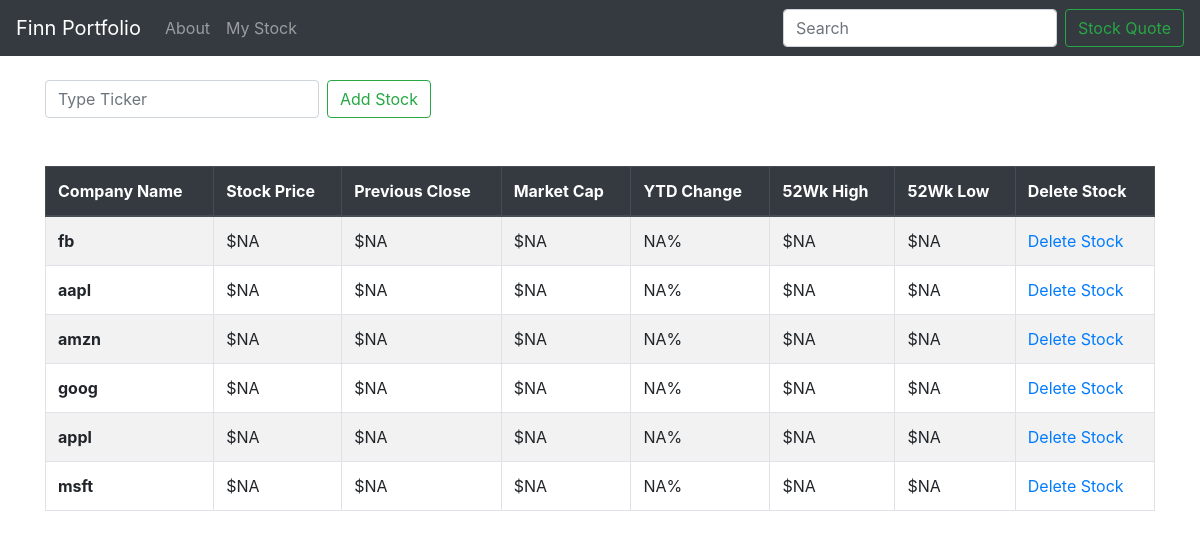
/add_stock, run on the app's committed database.
### quotes/models.py (models this page shows)
class Stock(models.Model):
    ticker = models.CharField(max_length=10)
    def __str__(self):
        return self.ticker

### quotes/views.py (the view)
# urls.py: path('add_stock', views.add_stock, name='add_stock'),
def add_stock(request):
	import requests
	import json
	if request.method == 'POST' and request.POST['ticker']:
		form = StockForm(request.POST or None)
		if form.is_valid():
			form.save()
			messages.success(request, ('Stock Has Been Added'))
			return redirect('add_stock')
	else:
		tickers = Stock.objects.all()
		apidata = []
		for ticker in tickers:
			try:
				api_request = requests.get(f'https://cloud.iexapis.com/stable/stock/{ticker}/quote?token=' + token)
				data = json.loads(api_request.content)
				print('FROM ADD_STOCK: Get API successfully')
			except Exception as e:
				data = {'companyName': ticker}
				print('FROM ADD_STOCK:', e)
			data['id'] = ticker.id
			apidata.append(data)
		return render(request, 'add_stock.html', {'apidata': apidata})

### quotes/templates/add_stock.html (shortened to what this page needs)
{% extends 'base.html' %}
{% block content %}
    <form action="{% url 'add_stock' %}" class="form-inline my-2 my-lg-0" method="POST">
        <input class="form-control mr-sm-2" type="text" placeholder="Type Ticker" aria-label="Search" name="ticker">
        <button class="btn btn-outline-success my-2 my-sm-0" type="submit">Add Stock</button>
    </form>
    <br/><br/>
    <table class="table table-striped table-bordered table-hover">
      <thead class="thead-dark">
        <tr>
          <th scope="col">Company Name</th>
          <th scope="col">Stock Price</th>
          <th scope="col">Previous Close</th>
          <th scope="col">Market Cap</th>
          <th scope="col">YTD Change</th>
          <th scope="col">52Wk High</th>
          <th scope="col">52Wk Low</th>
          <th scope="col">Delete Stock</th>
        </tr>
      </thead>
      <tbody>
          {% for data in apidata %}
              <tr>
                <th scope="row">{{ data.companyName }}</th>
                <td>${{ data.latestPrice|floatformat:3|default:"NA" }}</td>
                <td>${{ data.previousClose|floatformat:3|default:"NA" }}</td>
                <td>${{ data.marketCap|default:"NA" }}</td>
                <td>{{ data.ytdChange|floatformat:3|default:"NA" }}%</td>
                <td>${{ data.week52High|floatformat:3|default:"NA" }}</td>
                <td>${{ data.week52Low|floatformat:3|default:"NA" }}</td>
                <td><a href="{% url 'delete' data.id %}">Delete Stock</a></td>
              </tr>
          {% endfor %}
      </tbody>
    </table>
{% endblock %}

### quotes/templates/base.html (shortened to what this page needs)
<!doctype html>
<html lang="en">
  <head>
    <link rel="stylesheet" href="https://stackpath.bootstrapcdn.com/bootstrap/4.3.1/css/bootstrap.min.css">
  </head>
  <body>
  	<nav class="navbar navbar-expand-lg navbar-dark bg-dark">
  	  <a class="navbar-brand" href="{% url 'home' %}">Finn Portfolio</a>
  	  <div class="collapse navbar-collapse" id="navbarSupportedContent">
  	    <ul class="navbar-nav mr-auto">
  	      <li class="nav-item">
  	        <a class="nav-link" href="{% url 'about' %}">About</a>
  	      </li>
          <li class="nav-item">
            <a class="nav-link" href="{% url 'add_stock' %}">My Stock</a>
          </li>
  	    </ul>
  	    <form action="{% url 'home' %}" class="form-inline my-2 my-lg-0" method="POST">
  	      <input class="form-control mr-sm-2" type="search" placeholder="Search" aria-label="Search" name="ticker">
  	      <button class="btn btn-outline-success my-2 my-sm-0" type="submit">Stock Quote</button>
  	    </form>
  	  </div>
  	</nav>
    <div class='container'>
  		<br/>
      {% block content %}
		  {% endblock %}
    </div>
  </body>
</html>

### data on the page
Stock: companyName "fb", latestPrice "NA", previousClose "NA", marketCap "NA", ytdChange "NA", week52High "NA", week52Low "NA"
Stock: companyName "aapl", latestPrice "NA", previousClose "NA", marketCap "NA", ytdChange "NA", week52High "NA", week52Low "NA"
Stock: companyName "amzn", latestPrice "NA", previousClose "NA", marketCap "NA", ytdChange "NA", week52High "NA", week52Low "NA"
Stock: companyName "goog", latestPrice "NA", previousClose "NA", marketCap "NA", ytdChange "NA", week52High "NA", week52Low "NA"
Stock: companyName "appl", latestPrice "NA", previousClose "NA", marketCap "NA", ytdChange "NA", week52High "NA", week52Low "NA"
Stock: companyName "msft", latestPrice "NA", previousClose "NA", marketCap "NA", ytdChange "NA", week52High "NA", week52Low "NA"
